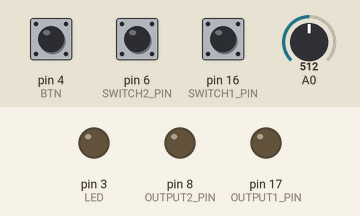
This sketch was run on a simulated Arduino Uno, built with avr-gcc and run on an emulated ATmega328P. On the bench: output pins drawn as LEDs (lit = HIGH). The test bench sets the inputs (shaded band); at power-on: pin 4 (BTN) HIGH, pin 6 (SWITCH2_PIN) HIGH, A0 = 512, pin 16 (SWITCH1_PIN) HIGH. No radio packets arrive unless stated; what the sketch prints to the serial monitor is not drawn.

Above: at 0.4 s.
Timing chart, 0 to 1.9 s (numbered marks = the images above):
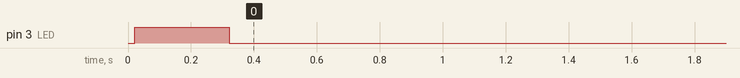

The sketch:

Jennie_fw_V2.ino
```cpp
#include <SPI.h>
#include <LoRa.h>

#include "pakety.h"

#define LED PD3        // LED pro výstup
#define BTN PD4        // Tlačítko pro aktivaci

#define SWITCH1_PIN 16  // Koncový spínač 1
#define OUTPUT1_PIN 17  // Výstup pro spínač 1

#define SWITCH2_PIN 6  // Koncový spínač 2
#define OUTPUT2_PIN 8  // Výstup pro spínač 2

// safety countdown, test setting: 1s
#define CNTDWN 1000

// limit pro vysílání na 1h
#define TX_LIMIT 36000
#define WAIT_NEXT_HOUR 3564000

#define BW 125E3
#define TXPWR 10 // in dBm
#define SF 12 //spreading factor

enum State {
  PROG,
  COUNTDOWN,
  DEPLOYING,
  TRANSMITING,
  WAIT
};

State currentState = PROG;

const float referenceVoltage = 3.3;
const float voltageDividerRatio = 72.0 / (24.0 + 72.0);

// systém pro nepřesáhnutí vysílacího limitu v radioamaterských pásmech
long time_before = 0;
long time_total =  0;
long wait_start = 0;

// počítadlo paktů a počítadlo paktů, které se resetuje podle aktuálního packet listu
int counter = 0;
int p_counter = 0;

void setup() {
  Serial.begin(9600);

  pinMode(SWITCH1_PIN, INPUT_PULLUP);
  pinMode(SWITCH2_PIN, INPUT_PULLUP);

  pinMode(OUTPUT1_PIN, OUTPUT);
  pinMode(OUTPUT2_PIN, OUTPUT);

  pinMode(LED, OUTPUT);
  pinMode(BTN, INPUT_PULLUP);

  digitalWrite(LED, LOW);
  digitalWrite(OUTPUT1_PIN, LOW);
  digitalWrite(OUTPUT2_PIN, LOW);

  if (!LoRa.begin(868E6)) {
    Serial.println("Starting LoRa failed!");
    while (1);
  } else {
    Serial.println("Starting LoRa succeed");
  }

  LoRa.setSignalBandwidth(BW);
  LoRa.setTxPower(TXPWR);
  LoRa.setSpreadingFactor(SF);

  // Signalizace zapnutí
  digitalWrite(LED, HIGH);
  delay(300);
  digitalWrite(LED, LOW);
  Serial.println("setup ok");

}

void loop() {
  delay(30);
  switch (currentState) {
    case PROG:

      if (digitalRead(BTN) == LOW) {
        Serial.println("prog_mode");
        while (1);
      } else {
        currentState = COUNTDOWN;
      }

      break;
    case COUNTDOWN:

      Serial.println("satet: COUNTDOWN");
      delay(CNTDWN);
      currentState = DEPLOYING;

      break;

    case DEPLOYING:

      Serial.println("satet: DEPLOYING");

      // Zapnutí přepalovacích odporů
      digitalWrite(OUTPUT1_PIN, HIGH);
      digitalWrite(OUTPUT2_PIN, HIGH);

      if (digitalRead(SWITCH1_PIN) == HIGH) {
        digitalWrite(OUTPUT1_PIN, LOW);
      }
      if (digitalRead(SWITCH2_PIN) == HIGH) {
        digitalWrite(OUTPUT2_PIN, LOW);
      }

      if (digitalRead(SWITCH1_PIN) == HIGH && digitalRead(SWITCH2_PIN) == HIGH) {
        currentState = TRANSMITING;
      }

      break;
    case TRANSMITING:
      delay(5000);

      int raw = analogRead(PC0); // nebo A0
      float voltageADC = (raw / 1023.0) * referenceVoltage;
      float batteryVoltage = voltageADC / voltageDividerRatio;

      Serial.print("Sending packet: ");
      Serial.println(counter);

      // send packet
      LoRa.beginPacket();

      LoRa.print("pct n. ");
      LoRa.println(counter);

      LoRa.print("VBatt: ");
      LoRa.println(batteryVoltage);

      LoRa.println(pakety[p_counter]);

      Serial.println(pakety[p_counter]);
      //long time_total =  0;

      time_before = millis();
      LoRa.endPacket();
      time_total = time_total + (millis() - time_before);

      Serial.println(time_total);

      if (time_total >= TX_LIMIT) {
        Serial.println("WTF");
        currentState = WAIT;
        wait_start = millis();
      }

      if (p_counter >= PACKET_COUNT - 1) {
        p_counter = 0;
      } else {
        p_counter++;
      }
      counter++;
      Serial.println("WTF");
      break;

    case WAIT:
      Serial.println("state: WAIT");

      if ((millis() - wait_start) > WAIT_NEXT_HOUR) {
        currentState = TRANSMITING;
        time_total = 0;
      }

      break;
  }
}
```

pakety.h
```cpp
#define PACKET_COUNT 32

String pakety[PACKET_COUNT] =
{
"Antenna deployment successful.",
"Hello there.",
"On my orbital way.",
"J=N*m",
"Houston? No prob here.",
"Ondreji, prosim",
"Uwu",
"Short'n'Sweet",
"Tanec",
"Observing, that's what I'm doing.",
"Never gonna give you up.",
"Easy peasy, lemon squeezy.",
"Nobody puts Baby in a corner.",
"E: 50 bodu :(",
"Ja nic, ja muzikant.",
"Skola hrou",
"E=mc2",
"Mama mele maso.",
"Zero tolerance for gravity.",
"A: 100 bodu :)",
"Da khuya roi van ngoi dem sao.",
"Never gonna let you down.",
"Anyone can cook.",
"U=R*I :P",
"Kdo se boji, nesmi do lesa.",
"La vida loca.",
"I am your father.",
"Zhasni? Rozni!",
"Edison: Failure is just success in progress.",
"Ciao Kakao",
"Koblizci sli na palacinky s jahodovym dzemem.",
"Aloha, all good :)"
};
```
